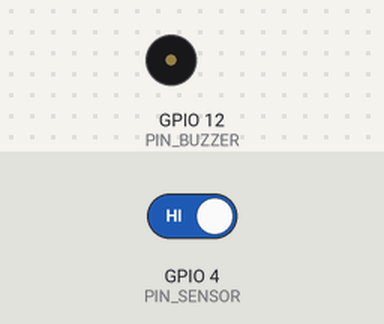
Recording of a sketch running on a simulated ESP32. Parts: buzzer (waves = sounding). The test bench sets the inputs (shaded band); at power-on: GPIO 4 (PIN_SENSOR) HIGH. WiFi joins after 1.5 s; servers stay silent unless stated; uploads are accepted with an empty reply; what the sketch prints to the serial monitor is not drawn.

Above: at 0.1 s.
At 1.9 s:
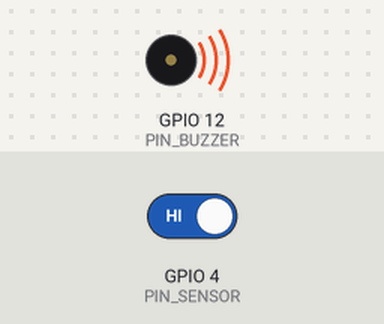
Timing chart, 0 to 4.3 s (numbered marks = the images above):
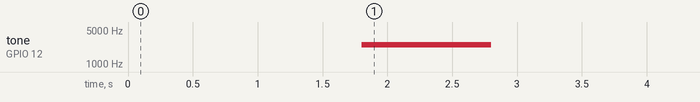

Measured:
- by itself, tone on GPIO 12 (PIN_BUZZER): silent → 2500 Hz at 1.8 s, → silent 1.0 s later

The sketch:

Codigo-principal-ESP-comentado.ino
```cpp
#include <WiFi.h>       // Librería nativa para gestionar la conectividad inalámbrica de la ESP32
#include <HTTPClient.h> // Librería nativa para estructurar y enviar peticiones web (GET/PUT)

// 📶 CONFIGURACIÓN DE RED (Parámetros de acceso al punto de conexión)
const char* ssid = "iPhone";
const char* password = "123456789";

// 🤖 CONFIGURACIÓN TELEGRAM (Credenciales del Bot y chat de destino)
const String token = "8657909275:AAENIbB-E8Zo7_slHKeRZdorK5tXStDckus";
const String chat_id = "6338886384";

// 🔥 CONFIGURACIÓN FIREBASE (Dirección URL del nodo JSON para sincronizar con Node-RED)
const String firebaseURL = "https://dashboard-bb719-default-rtdb.firebaseio.com/estado_alarma.json?auth=kbL5pxjaeQLLbzDe13MrXaaNVcnwgwtPVTO8jvuq";

// 🔌 PINES (Asignación física de periféricos en la placa ESP32 DevKit)
#define PIN_SENSOR 4   // Pin GPIO 4 conectado a la señal del sensor magnético/movimiento
#define PIN_BUZZER 12  // Pin GPIO 12 conectado a la señal del actuador sonoro (Buzzer)

// Variables de control de estado y temporización (Siguen formato camelCase)
int ultimoEstadoSensor = -1;         // Almacena el registro previo para detectar variaciones de flanco
unsigned long ultimaAlertaTime = 0;   // Registra el tiempo de ejecución (en ms) del último mensaje enviado
const unsigned long tiempoBloqueo = 5000; // Candado de seguridad (5s) para evitar ráfagas de Spam en Telegram

/**
 * Función: urlEncode
 * Descripción: Convierte caracteres especiales, símbolos y espacios de una cadena de texto
 * a su equivalente hexadecimal seguro para la web (%XX). Esto asegura que el mensaje
 * sea interpretado correctamente por los servidores de la API de Telegram.
 * Parámetros: String value - El texto plano que se va a procesar.
 * Retorna: String - El texto codificado listo para ser insertado en una URL HTTP.
 */
String urlEncode(String value) {
  String encodedString = "";
  char c;
  for (int i = 0; i < value.length(); i++) {
    c = value.charAt(i);
    if (isalnum(c)) {
      encodedString += c; // Mantiene intactos letras y números
    } else {
      // Proceso de conversión binaria para codificación en formato web de caracteres especiales
      char code0 = (c >> 4) & 0xf;
      char code1 = c & 0xf;
      encodedString += '%';
      encodedString += (char)(code0 > 9 ? code0 + 55 : code0 + 48);
      encodedString += (char)(code1 > 9 ? code1 + 55 : code1 + 48);
    }
  }
  return encodedString;
}

/**
 * Función: enviarAlertaTelegram
 * Descripción: Comprueba el estado de la red e inicia una petición síncrona HTTP GET
 * hacia la API oficial de Telegram para despachar de inmediato una notificación
 * push con el aviso de seguridad de la bicicleta.
 * Parámetros: Ninguno.
 * Retorna: void
 */
void enviarAlertaTelegram() {
  if (WiFi.status() == WL_CONNECTED) { // Evita bloqueos en el hilo si se pierde la señal de red
    HTTPClient http;
    String mensaje = "🚨 ⚠️ ¡ALERTA! Se ha detectado movimiento en tu bicicleta. ¡Revisa de inmediato! 🚲";
    // Construcción dinámica del endpoint de la API con los parámetros codificados
    String url = "https://api.telegram.org/bot" + token + "/sendMessage?chat_id=" + chat_id + "&text=" + urlEncode(mensaje);

    http.begin(url);            // Inicializa la conexión con el servidor web
    int httpCode = http.GET();  // Despacha la petición de datos
    http.end();                 // Libera los recursos de red de la ESP32
  }
}

/**
 * Función: actualizarFirebase
 * Descripción: Sincroniza el estado binario actual de la alarma con el Realtime Database de Firebase
 * usando una petición síncrona HTTP PUT. Permite que Node-RED lea el cambio en vivo y grafique.
 * Parámetros: int valor - El estado lógico actual del sensor (0 o 1).
 * Retorna: void
 */
void actualizarFirebase(int valor) {
  if (WiFi.status() == WL_CONNECTED) {
    HTTPClient http;
    http.begin(firebaseURL); // Abre el canal hacia el endpoint de Firebase
    http.addHeader("Content-Type", "application/json"); // Define que el cuerpo del mensaje es un JSON plano
    http.PUT(String(valor)); // Sobrescribe el valor del nodo raíz en la base de datos
    http.end();              // Cierra la sesión HTTP de forma segura
  }
}

/**
 * Función: setup
 * Descripción: Bloque de configuración inicial que se ejecuta una sola vez al energizar la ESP32.
 * Establece el comportamiento de los puertos físicos e inicia el enlace Wi-Fi.
 */
void setup() {
  Serial.begin(115200); // Inicializa la consola de diagnóstico a alta velocidad

  // Configuración de Pines de Hardware
  pinMode(PIN_SENSOR, INPUT_PULLUP); // Activa la resistencia interna pull-up para evitar lecturas erráticas flotantes
  pinMode(PIN_BUZZER, OUTPUT);       // Define el pin del buzzer como salida de potencia lógica
  noTone(PIN_BUZZER);                // Asegura un estado de silencio absoluto en el inicio del sistema

  // Proceso síncrono de conexión a la red inalámbrica
  Serial.print("Conectando a WiFi...");
  WiFi.begin(ssid, password);
  while (WiFi.status() != WL_CONNECTED) { // Bloquea el flujo hasta que el hardware consiga una IP válida
    delay(500);
    Serial.print(".");
  }
  Serial.println("\n¡WiFi Conectado!"); // Diagnóstico exitoso en consola
}

/**
 * Función: loop
 * Descripción: Ciclo infinito de ejecución donde se procesa la telemetría del sensor,
 * se aplican filtros anti-rebote y se coordinan secuencialmente las alertas físicas y web.
 */
void loop() {
  // Captura el estado lógico instantáneo presente en el pin del sensor
  int estadoActual = digitalRead(PIN_SENSOR);

  // EVALUACIÓN DE CAMBIO DE ESTADO (Monitoreo dinámico por flanco)
  if (estadoActual != ultimoEstadoSensor) {

    // Filtro anti-rebote electrónico reducido a 100ms para asegurar máxima velocidad sin capturar ruido mecánico
    delay(100);
    estadoActual = digitalRead(PIN_SENSOR); // Re-verificación de estabilidad del pin físico

    // Si la lectura se mantiene firme después de la ventana de filtrado, procedemos
    if (estadoActual != ultimoEstadoSensor) {
      ultimoEstadoSensor = estadoActual; // Almacena el nuevo estado base
      unsigned long tiempoActual = millis(); // Captura el tiempo transcurrido desde el encendido

      // Envío inmediato a Firebase para asegurar que los gráficos de Node-RED se actualicen al instante
      actualizarFirebase(estadoActual);

      // CONDICIÓN DE DISPARO DE ALERTA: Si el estado cambia a HIGH (Movimiento/Apertura detectada)
      if (estadoActual == HIGH) {
        Serial.println("¡Movimiento detectado! Alerta activa.");

        // Alerta Física Local: Genera un tono de alta frecuencia (2500Hz) por 1 segundo síncrono
        tone(PIN_BUZZER, 2500);
        delay(1000); // Mantiene el tono activo reteniendo el flujo de ejecución
        noTone(PIN_BUZZER); // Apaga la señal hacia el transductor sonoro

        // Alerta Remota en Red: Evalúa el candado de seguridad para impedir spam de notificaciones
        if (tiempoActual - ultimaAlertaTime > tiempoBloqueo) {
          enviarAlertaTelegram(); // Dispara de forma instantánea el mensaje al celular
          ultimaAlertaTime = tiempoActual; // Guarda la marca de tiempo de este envío
        }
      }
    }
  }

  delay(50); // Pequeña pausa estática para relajar el procesador y prevenir sobrecalentamiento
}
```
